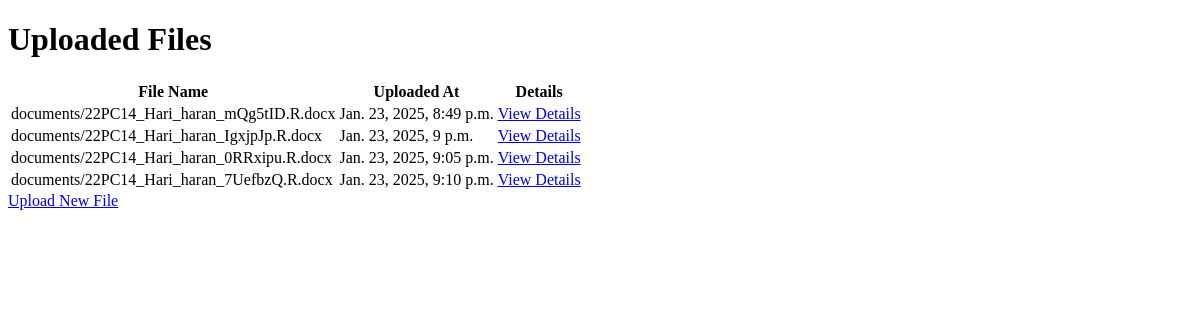
The page /files/ on the database as committed earlier.
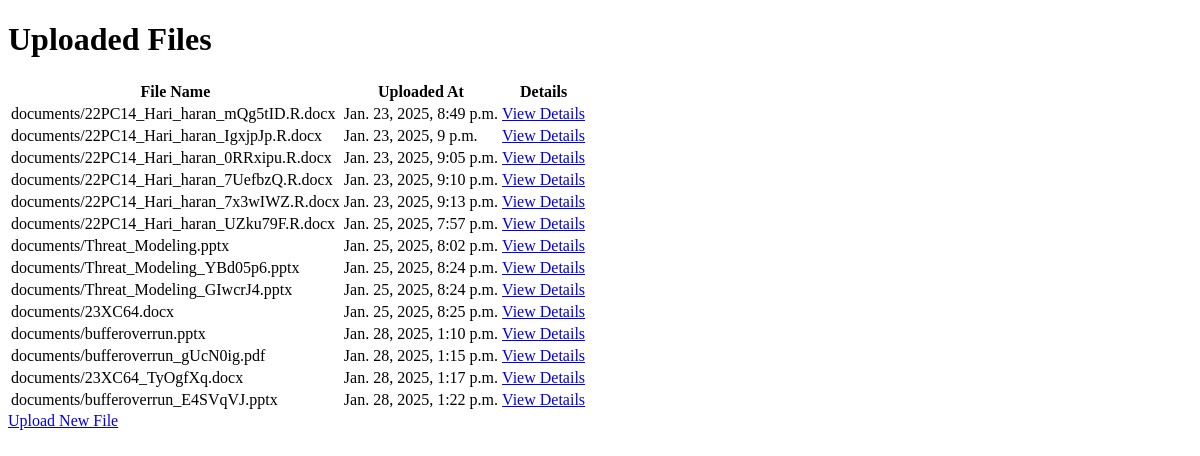
The same page on the database as committed later.
### Student/models.py (models this page shows, shortened)
class UploadFile(models.Model):
    upload_file = models.FileField(null=False,upload_to='documents/',validators=[FileExtensionValidator(['pdf', 'docx','pptx'])])
    uploaded_at = models.DateTimeField(auto_now_add=True)
    student_options = models.CharField(choices=STUDENT_CHOICE,max_length=30)
    keywords = models.TextField(null=True, blank=True)
    summary = models.TextField(null=True, blank=True)
    class Meta:
        verbose_name_plural = 'File Upload'

### Student/views.py (the view)
# urls.py: path('files/', views.file_list, name='file_list'),
def file_list(request):
    files = UploadFile.objects.all()
    return render(request, 'file_list.html', {'files': files})

### templates/file_list.html (shortened to what this page needs)
<!DOCTYPE html>
<html>
<head>
</head>
<body>
    <h1>Uploaded Files</h1>
    <table>
        <thead>
            <tr>
                <th>File Name</th>
                <th>Uploaded At</th>
                <th>Details</th>
            </tr>
        </thead>
        <tbody>
            {% for file in files %}
            <tr>
                <td>{{ file.upload_file.name }}</td>
                <td>{{ file.uploaded_at }}</td>
                <td><a href="{% url 'files' pk=file.pk %}">View Details</a></td>
            </tr>
            {% endfor %}
        </tbody>
    </table>
    <a href="{% url 'upload_file' %}">Upload New File</a>
</body>
</html>

Rows that differ between the two databases and show on the page:
added UploadFile: upload_file.name "documents/22PC14_Hari_haran_7x3wIWZ.R.docx", uploaded_at "Jan. 23, 2025, 9:13 p.m."
added UploadFile: upload_file.name "documents/22PC14_Hari_haran_UZku79F.R.docx", uploaded_at "Jan. 25, 2025, 7:57 p.m."
added UploadFile: upload_file.name "documents/Threat_Modeling.pptx", uploaded_at "Jan. 25, 2025, 8:02 p.m."
added UploadFile: upload_file.name "documents/Threat_Modeling_YBd05p6.pptx", uploaded_at "Jan. 25, 2025, 8:24 p.m."
added UploadFile: upload_file.name "documents/Threat_Modeling_GIwcrJ4.pptx", uploaded_at "Jan. 25, 2025, 8:24 p.m."
added UploadFile: upload_file.name "documents/23XC64.docx", uploaded_at "Jan. 25, 2025, 8:25 p.m."
added UploadFile: upload_file.name "documents/bufferoverrun.pptx", uploaded_at "Jan. 28, 2025, 1:10 p.m."
added UploadFile: upload_file.name "documents/bufferoverrun_gUcN0ig.pdf", uploaded_at "Jan. 28, 2025, 1:15 p.m."
added UploadFile: upload_file.name "documents/23XC64_TyOgfXq.docx", uploaded_at "Jan. 28, 2025, 1:17 p.m."
added UploadFile: upload_file.name "documents/bufferoverrun_E4SVqVJ.pptx", uploaded_at "Jan. 28, 2025, 1:22 p.m."
